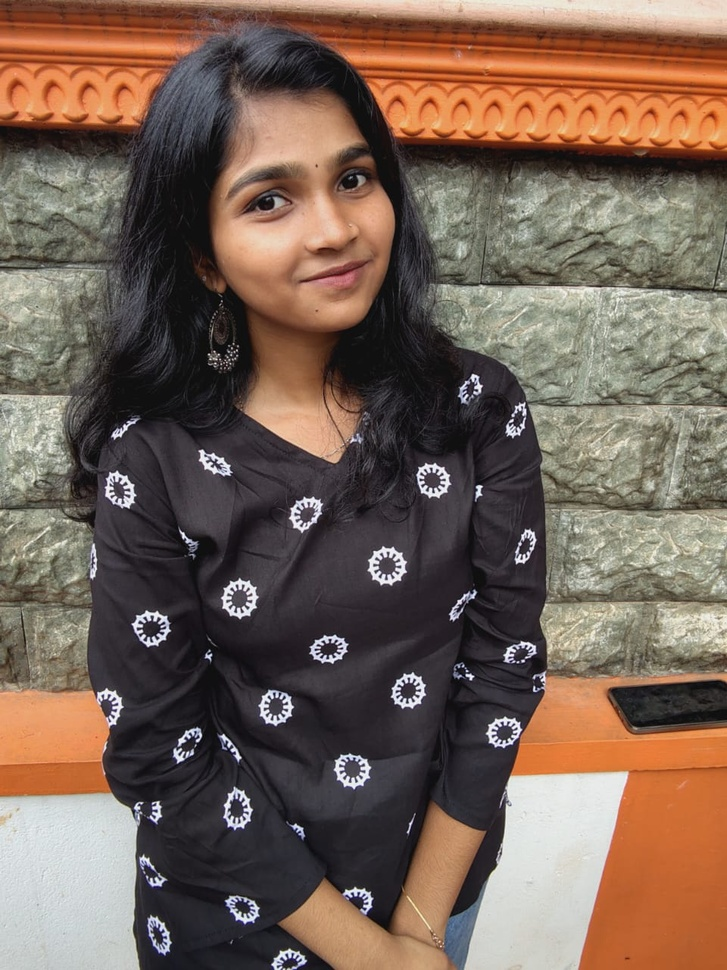
#> input picture EX_38/input.jpeg, 727 x 970 px, shrunk from 960 x 1280 before the run
$ python program.py
#> lines starting #> are read from the running program, lines starting #| are printed output that depends on the picture; after the words box and inside, x2 and y2 are one past the last pixel; in counts of white or black regions, pixels touching at a corner belong together

import cv2

# Read the input image
img = cv2.imread("input.jpeg")
#> img is the input picture: shape (970, 727, 3); mean B, G, R 85.5, 98, 118.3

if img is None:
    print("Error: input.jpeg not found!")
    exit()

# Load the face detection classifier
face_cascade = cv2.CascadeClassifier(
    cv2.data.haarcascades + "haarcascade_frontalface_default.xml"
)

if face_cascade.empty():
    print("Error: Face detection model could not be loaded!")
    exit()

# Convert image to grayscale
gray = cv2.cvtColor(img, cv2.COLOR_BGR2GRAY)
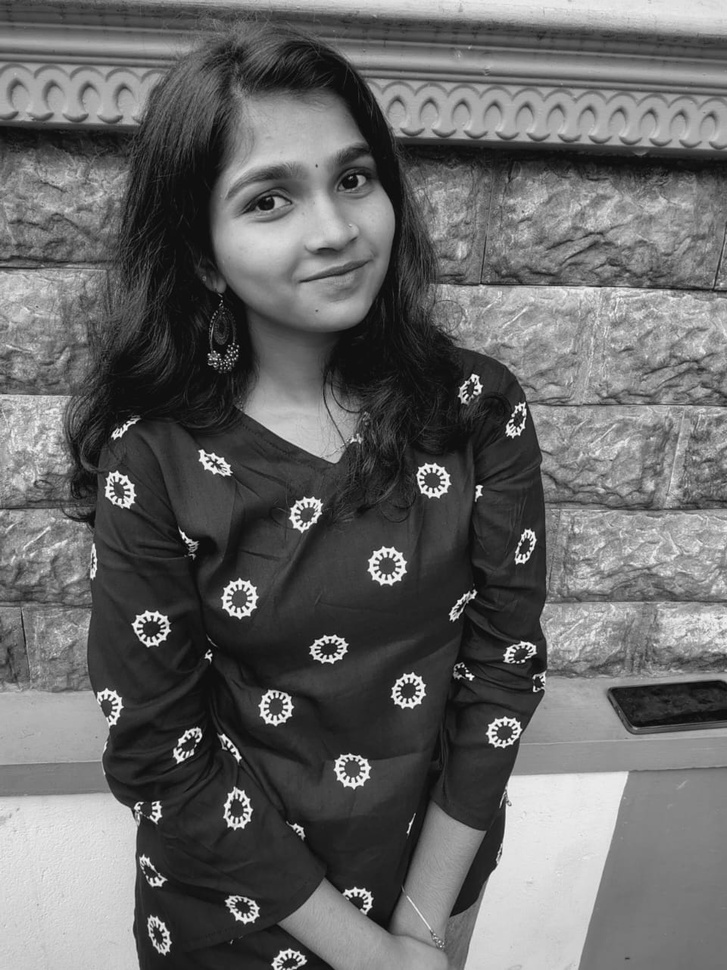
#> gray: shape (970, 727); min 0, max 255, mean 102.6

# Detect faces
faces = face_cascade.detectMultiScale(
    gray,
    scaleFactor=1.1,
    minNeighbors=5,
    minSize=(30, 30)
)
#> faces = [[196, 99, 236, 236]]

# Draw rectangles around detected faces
for (x, y, w, h) in faces:
    cv2.rectangle(img, (x, y), (x + w, y + h), (0, 255, 0), 2)
#> this loop made 1 pass
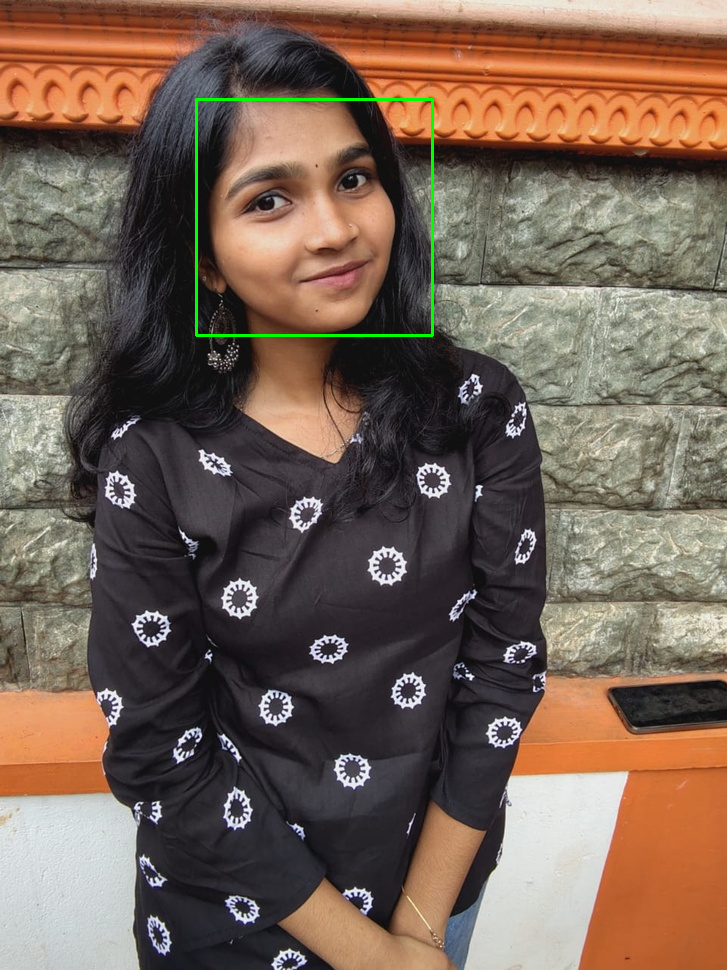
#> img: shape (970, 727, 3); 0.4% of pixels changed, all inside (x1, y1, x2, y2) = (195, 98, 434, 337)

# Display the face count
face_count = len(faces)
#> face_count = 1

cv2.putText(
    img,
    "Faces: " + str(face_count),
    (20, 40),
    cv2.FONT_HERSHEY_SIMPLEX,
    1,
    (0, 0, 255),
    2
)
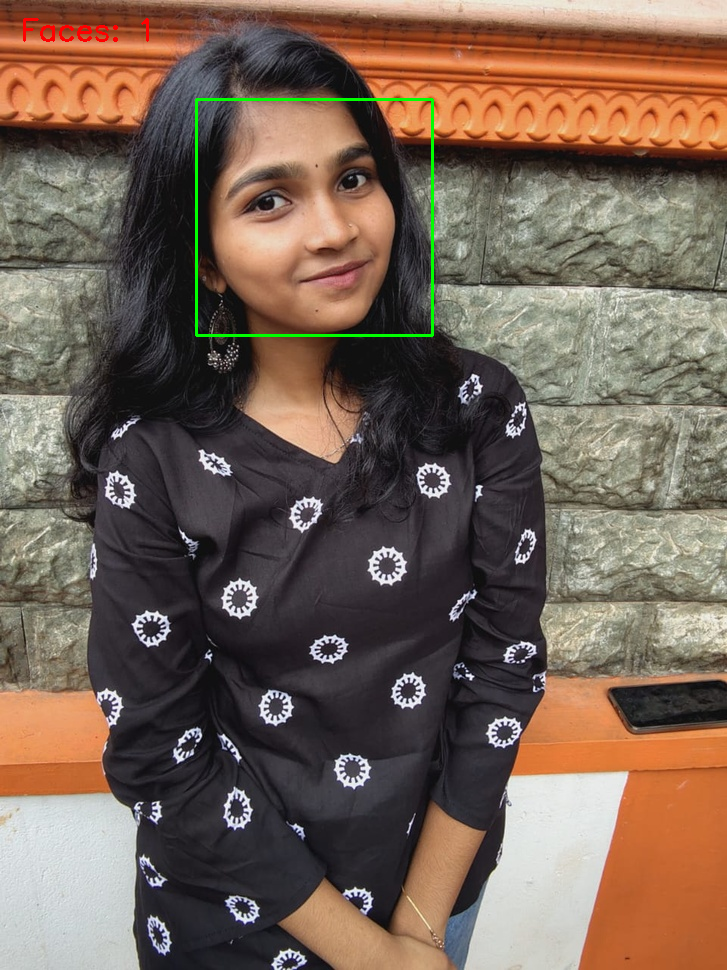
#> img: shape (970, 727, 3); 0.11% of pixels changed, all inside (x1, y1, x2, y2) = (23, 18, 149, 42)

# Save and display the result
cv2.imwrite("output.jpeg", img)
cv2.imshow("Face Detection and Counting", img)

print("Number of faces detected:", face_count)
#| Number of faces detected: 1
print("Output saved as output.jpeg")

cv2.waitKey(0)
cv2.destroyAllWindows()

$ run again, with EX_01/input.jpeg copied over EX_38/input.jpeg
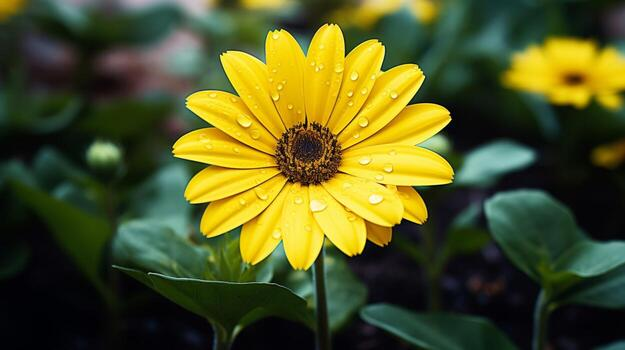
#> input picture EX_01/input.jpeg, 625 x 350 px
#> img is the input picture: shape (350, 625, 3); mean B, G, R 35.2, 85.3, 81.5
#> `gray = cv2.cvtColor(img, cv2.COLOR_BGR2GRAY)`:
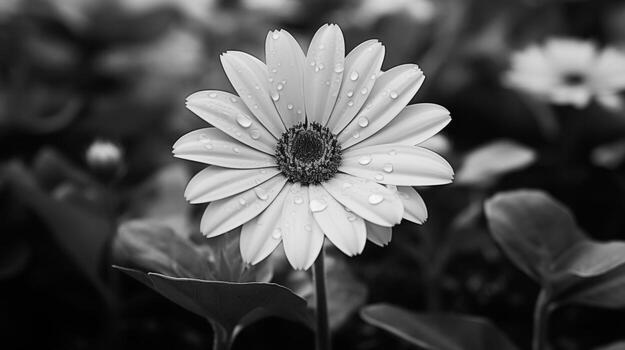
#> gray: shape (350, 625); min 0, max 250, mean 78.4
#> faces = ()
#> face_count = 0
#> `cv2.putText( img, "Faces: " + str(face_count), (20, 40), cv2.FONT_HERS..`:
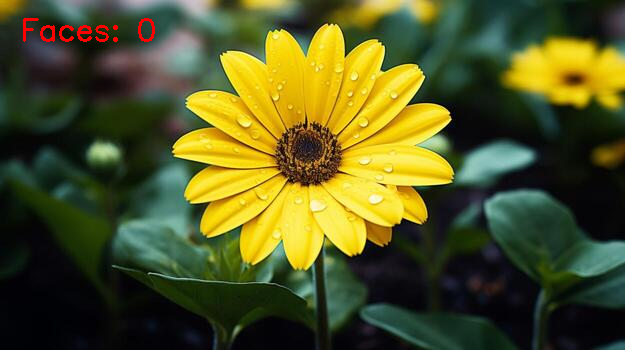
#> img: shape (350, 625, 3); 0.39% of pixels changed, all inside (x1, y1, x2, y2) = (23, 18, 155, 42)
#| Number of faces detected: 0

$ run again, with EX_21/input.jpeg copied over EX_38/input.jpeg
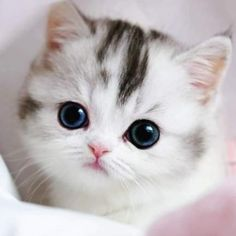
#> input picture EX_21/input.jpeg, 236 x 236 px
#> img is the input picture: shape (236, 236, 3); mean B, G, R 186, 184.6, 191.3
#> `gray = cv2.cvtColor(img, cv2.COLOR_BGR2GRAY)`:
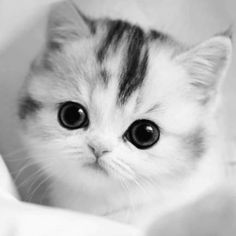
#> gray: shape (236, 236); min 0, max 250, mean 186.7
#> faces = ()
#> face_count = 0
#> `cv2.putText( img, "Faces: " + str(face_count), (20, 40), cv2.FONT_HERS..`:
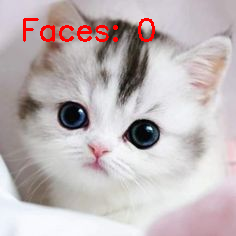
#> img: shape (236, 236, 3); 1.54% of pixels changed, all inside (x1, y1, x2, y2) = (23, 18, 155, 42)
#| Number of faces detected: 0
